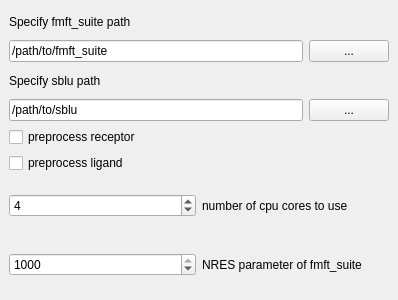
<?xml version="1.0" encoding="UTF-8"?>
<ui version="4.0">
 <class>MainWindow</class>
 <widget class="QMainWindow" name="MainWindow">
  <property name="geometry">
   <rect>
    <x>0</x>
    <y>0</y>
    <width>398</width>
    <height>300</height>
   </rect>
  </property>
  <property name="windowTitle">
   <string>MainWindow</string>
  </property>
  <widget class="QWidget" name="centralwidget">
   <layout class="QVBoxLayout" name="verticalLayout">
    <item>
     <layout class="QVBoxLayout" name="fmft_verticalLayout">
      <item>
       <widget class="QLabel" name="fmft_label">
        <property name="text">
         <string>Specify fmft_suite path</string>
        </property>
       </widget>
      </item>
      <item>
       <layout class="QHBoxLayout" name="fmft_horizontalLayout">
        <item>
         <widget class="QLineEdit" name="fmftpath_line">
          <property name="text">
           <string>/path/to/fmft_suite</string>
          </property>
         </widget>
        </item>
        <item>
         <widget class="QPushButton" name="fmft_browse_button">
          <property name="enabled">
           <bool>true</bool>
          </property>
          <property name="sizePolicy">
           <sizepolicy hsizetype="Preferred" vsizetype="Fixed">
            <horstretch>0</horstretch>
            <verstretch>0</verstretch>
           </sizepolicy>
          </property>
          <property name="cursor">
           <cursorShape>PointingHandCursor</cursorShape>
          </property>
          <property name="text">
           <string>...</string>
          </property>
         </widget>
        </item>
       </layout>
      </item>
     </layout>
    </item>
    <item>
     <layout class="QVBoxLayout" name="sblu_verticalLayout">
      <item>
       <widget class="QLabel" name="sblu_label">
        <property name="text">
         <string>Specify sblu path</string>
        </property>
       </widget>
      </item>
      <item>
       <layout class="QHBoxLayout" name="sblu_horizontalLayout">
        <item>
         <widget class="QLineEdit" name="sblupath_line">
          <property name="text">
           <string>/path/to/sblu</string>
          </property>
         </widget>
        </item>
        <item>
         <widget class="QPushButton" name="sblu_browse_button">
          <property name="cursor">
           <cursorShape>PointingHandCursor</cursorShape>
          </property>
          <property name="text">
           <string>...</string>
          </property>
         </widget>
        </item>
       </layout>
      </item>
     </layout>
    </item>
    <item>
     <widget class="QCheckBox" name="receptor_checkBox">
      <property name="text">
       <string>preprocess receptor</string>
      </property>
     </widget>
    </item>
    <item>
     <widget class="QCheckBox" name="ligand_checkBox">
      <property name="text">
       <string>preprocess ligand</string>
      </property>
     </widget>
    </item>
    <item>
     <layout class="QHBoxLayout" name="cpu_horizontalLayout">
      <item>
       <widget class="QSpinBox" name="cpu_num_spinbox">
        <property name="value">
         <number>4</number>
        </property>
       </widget>
      </item>
      <item>
       <widget class="QLabel" name="cpu_label">
        <property name="text">
         <string>number of cpu cores to use</string>
        </property>
       </widget>
      </item>
     </layout>
    </item>
    <item>
     <layout class="QHBoxLayout" name="nres_horizontalLayout">
      <item>
       <widget class="QSpinBox" name="nres_spinbox">
        <property name="maximum">
         <number>1000</number>
        </property>
        <property name="value">
         <number>1000</number>
        </property>
       </widget>
      </item>
      <item>
       <widget class="QLabel" name="nres_label">
        <property name="text">
         <string>NRES parameter of fmft_suite</string>
        </property>
       </widget>
      </item>
     </layout>
    </item>
   </layout>
  </widget>
 </widget>
 <resources/>
 <connections/>
</ui>
